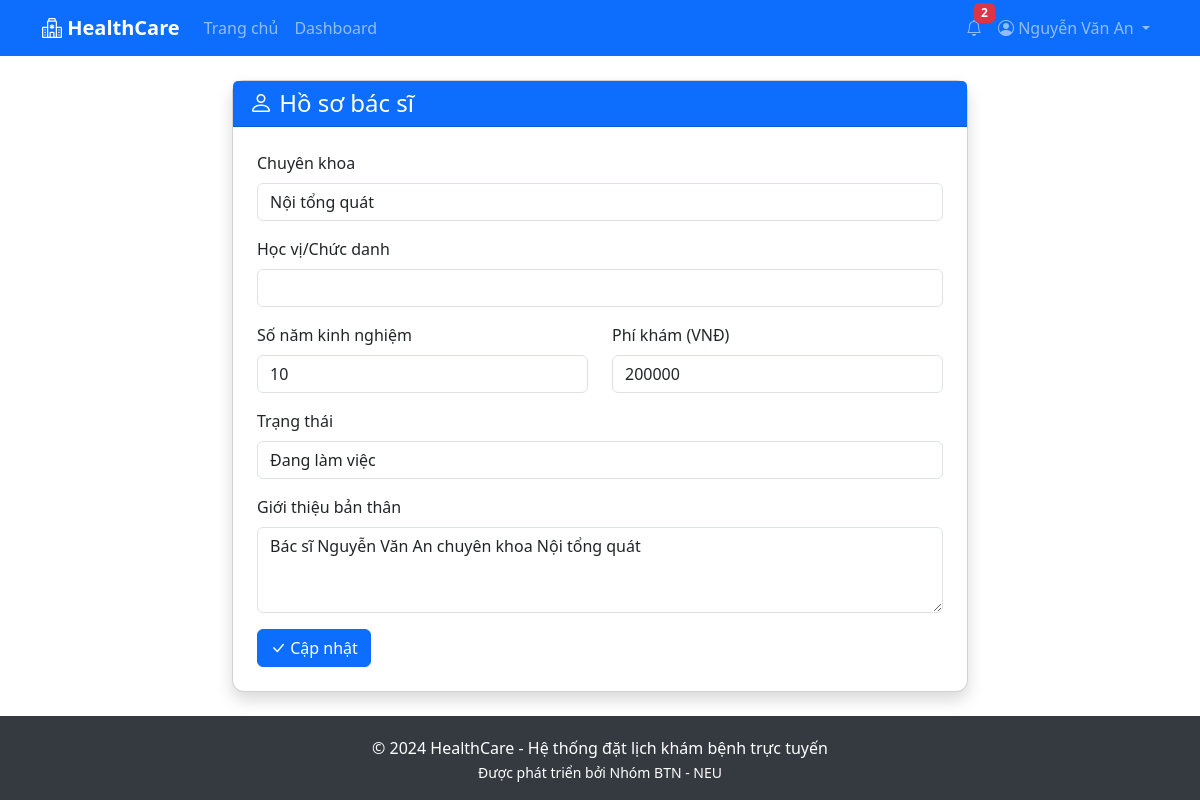
The app's page /doctor/profile/ (signed in) with its own data.
### accounts/models.py (models this page shows, shortened)
class User(AbstractUser):
    ROLE_CHOICES = [
        ('patient', 'Bệnh nhân'),
        ('doctor', 'Bác sĩ'),
        ('admin', 'Quản trị viên'),
    ]
    role = models.CharField(max_length=10, choices=ROLE_CHOICES, default='patient')
    phone = models.CharField(max_length=15, blank=True)
    address = models.TextField(blank=True)
    is_active = models.BooleanField(default=True)
    def is_patient(self):
        return self.role == 'patient'
    def is_doctor(self):
        return self.role == 'doctor'

### doctors/models.py (models this page shows, shortened)
class Doctor(models.Model):
    STATUS_CHOICES = [
        ('available', 'Đang làm việc'),
        ('busy', 'Bận'),
        ('off', 'Nghỉ phép'),
    ]
    user = models.OneToOneField(User, on_delete=models.CASCADE, related_name='doctor_profile')
    specialization = models.ForeignKey(Specialization, on_delete=models.SET_NULL, null=True, related_name='doctors')
    qualification = models.CharField(max_length=200, blank=True)
    experience_years = models.PositiveIntegerField(default=0)
    consultation_fee = models.DecimalField(max_digits=10, decimal_places=0, default=0)
    status = models.CharField(max_length=20, choices=STATUS_CHOICES, default='available')
    bio = models.TextField(blank=True)
    clinic_name = models.CharField(max_length=200, blank=True, help_text='Tên phòng khám')
    clinic_address = models.TextField(blank=True, help_text='Địa chỉ phòng khám')
    clinic_phone = models.CharField(max_length=15, blank=True, help_text='Số điện thoại phòng khám')
    clinic_map_url = models.URLField(blank=True, help_text='URL Google Maps iframe')
    created_at = models.DateTimeField(auto_now_add=True)
    updated_at = models.DateTimeField(auto_now=True)
    class Meta:
        verbose_name = 'Bác sĩ'
        verbose_name_plural = 'Bác sĩ'

### doctors/views.py (the view)
    def wrapper(request, *args, **kwargs):
        if not request.user.is_doctor():
            messages.error(request, 'Bạn không có quyền truy cập trang này.')
            return redirect('dashboard')
        return view_func(request, *args, **kwargs)

### doctors/forms.py
class DoctorProfileForm(forms.ModelForm):
    class Meta:
        model = Doctor
        fields = ['specialization', 'qualification', 'experience_years', 'consultation_fee', 'status', 'bio']
        widgets = {
            'bio': forms.Textarea(attrs={'rows': 3}),
        }
    def __init__(self, *args, **kwargs):
        super().__init__(*args, **kwargs)
        for field in self.fields.values():
            field.widget.attrs['class'] = 'form-control'

### doctors/models.py (called while the page is built)
    def __str__(self):
        return self.name

### doctors/views.py (called while the page is built)
def doctor_required(view_func):
    def wrapper(request, *args, **kwargs):
        if not request.user.is_doctor():
            messages.error(request, 'Bạn không có quyền truy cập trang này.')
            return redirect('dashboard')
        return view_func(request, *args, **kwargs)
    return wrapper

@login_required
@doctor_required
def doctor_profile(request):
    doctor = request.user.doctor_profile
    if request.method == 'POST':
        form = DoctorProfileForm(request.POST, instance=doctor)
        if form.is_valid():
            form.save()
            messages.success(request, 'Cập nhật hồ sơ thành công.')
            return redirect('doctor_profile')
    else:
        form = DoctorProfileForm(instance=doctor)
    context = {
        'form': form,
        'doctor': doctor,
    }
    return render(request, 'doctors/profile.html', context)

### templates/doctors/profile.html (shortened to what this page needs)
{% extends 'base.html' %}
{% block content %}
<div class="container py-4">
    <div class="row justify-content-center">
        <div class="col-md-8">
            <div class="card shadow">
                <div class="card-header bg-primary text-white">
                    <h4 class="mb-0"><i class="bi bi-person"></i> Hồ sơ bác sĩ</h4>
                </div>
                <div class="card-body p-4">
                    <form method="post">
                        <div class="mb-3">
                            <label class="form-label">Chuyên khoa</label>
                            {{ form.specialization }}
                        </div>
                        <div class="mb-3">
                            <label class="form-label">Học vị/Chức danh</label>
                            {{ form.qualification }}
                        </div>
                        <div class="row">
                            <div class="col-md-6 mb-3">
                                <label class="form-label">Số năm kinh nghiệm</label>
                                {{ form.experience_years }}
                            </div>
                            <div class="col-md-6 mb-3">
                                <label class="form-label">Phí khám (VNĐ)</label>
                                {{ form.consultation_fee }}
                            </div>
                        </div>
                        <div class="mb-3">
                            <label class="form-label">Trạng thái</label>
                            {{ form.status }}
                        </div>
                        <div class="mb-3">
                            <label class="form-label">Giới thiệu bản thân</label>
                            {{ form.bio }}
                        </div>
                        <button type="submit" class="btn btn-primary">
                            <i class="bi bi-check-lg"></i> Cập nhật
                        </button>
                    </form>
                </div>
            </div>
        </div>
    </div>
</div>
{% endblock %}

### templates/base.html (shortened to what this page needs)
<!DOCTYPE html>
<html lang="vi">
<head>
    <link href="https://cdn.jsdelivr.net/npm/bootstrap@5.3.0/dist/css/bootstrap.min.css" rel="stylesheet">
    <link href="https://cdn.jsdelivr.net/npm/bootstrap-icons@1.10.0/font/bootstrap-icons.css" rel="stylesheet">
</head>
<body>
    <nav class="navbar navbar-expand-lg navbar-dark bg-primary">
        <div class="container">
            <a class="navbar-brand" href="{% url 'home' %}">
                <i class="bi bi-hospital"></i> HealthCare
            </a>
            <div class="collapse navbar-collapse" id="navbarNav">
                <ul class="navbar-nav me-auto">
                    <li class="nav-item">
                        <a class="nav-link" href="{% url 'home' %}">Trang chủ</a>
                    </li>
                    {% if user.is_authenticated %}
                        <li class="nav-item">
                            <a class="nav-link" href="{% url 'dashboard' %}">Dashboard</a>
                        </li>
                    {% endif %}
                </ul>
                <ul class="navbar-nav">
                    {% if user.is_authenticated %}
                        <li class="nav-item dropdown">
                            <a class="nav-link position-relative" href="#" id="notificationDropdown" role="button" data-bs-toggle="dropdown">
                                <i class="bi bi-bell"></i>
                                <span class="badge bg-danger notification-badge" id="notificationCount" style="display: none;">0</span>
                            </a>
                        </li>
                        <li class="nav-item dropdown">
                            <a class="nav-link dropdown-toggle" href="#" id="userDropdown" role="button" data-bs-toggle="dropdown">
                                <i class="bi bi-person-circle"></i>
                                <span class="d-none d-md-inline">{{ user.get_full_name|default:user.username }}</span>
                            </a>
                        </li>
                    {% endif %}
                </ul>
            </div>
        </div>
    </nav>
    <main>
        {% block content %}{% endblock %}
    </main>
    <footer>
        <div class="container text-center">
            <p class="mb-0">&copy; 2024 HealthCare - Hệ thống đặt lịch khám bệnh trực tuyến</p>
            <small>Được phát triển bởi Nhóm BTN - NEU</small>
        </div>
    </footer>
</body>
</html>

### templates/base.html (style rules this page uses)
:root { --primary-gradient: linear-gradient(135deg, #667eea 0%, #764ba2 100%); --primary-color: #667eea; }
* { -webkit-tap-highlight-color: transparent; }
body { min-height: 100vh; display: flex; flex-direction: column; font-size: 16px; }
.navbar-brand { font-weight: bold; }
.card { transition: transform 0.2s; border-radius: 12px; box-shadow: 0 2px 10px rgba(0,0,0,0.08); }
footer { margin-top: auto; background-color: #343a40; color: white; padding: 20px 0; }
.notification-badge { position: absolute; top: 0; right: 0; transform: translate(25%, -25%); }
.navbar { position: sticky; top: 0; z-index: 1030; }

### records on screen
User: get_full_name "Nguyễn Văn An"
Doctor: specialization "Nội tổng quát", experience_years "10", consultation_fee "200000", status "Đang làm việc", bio "Bác sĩ Nguyễn Văn An chuyên khoa Nội tổng quát"
